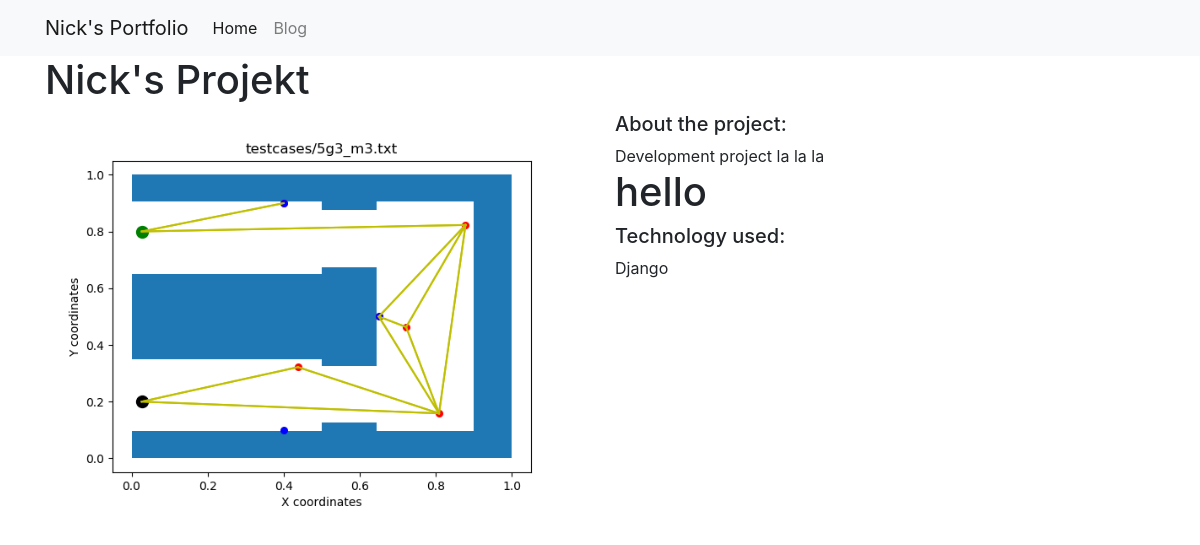
/projects/1/, run on the app's committed database.
### projects/models.py (models this page shows)
class Project(models.Model):
    title = models.CharField(max_length=100)
    description = models.TextField()
    body = models.TextField()
    technology = models.CharField(max_length=20)
    image = models.CharField(max_length=100)

### projects/views.py (the view)
# urls.py: path("<int:pk>/", views.project_detail, name="project_detail"),
def project_detail(request, pk):
    project = Project.objects.get(pk=pk)
    context = {
        'project': project
    }
    return render(request, 'project_detail.html', context)

### projects/templates/project_detail.html
{% extends "base.html" %}
{% load static %}
{% block page_content %}
<h1>{{ project.title }}</h1>
<div class="row">
    <div class="col-md-6">
        <img src="{% static project.image %}" alt="" width="100%">
    </div>
    <div class="col-md-6">
        <h5>About the project:</h5>
        {{ project.description }}
        <br>
        {{ project.body | safe }}
        <h5>Technology used:</h5>
        <p>{{ project.technology }}</p>
    </div>
</div>
{% endblock %}

### data on the page
Project: title "Nick's Projekt", image (picture), description "Development project la la la", body "hello", technology "Django"
